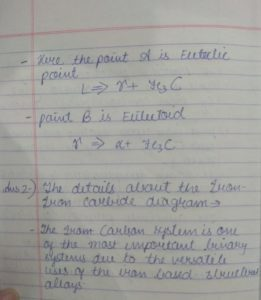
#> input picture images/im.jpg, 261 x 300 px, found by its file name
$ jupyter execute sampleHistogram.ipynb
#> lines starting #> are read from the running program, lines starting #| are printed output that depends on the picture
### Utils/histogram.py
import cv2
from skimage.exposure import match_histograms

def apply_histogram_equalization(image):
    """
    Applies histogram equalization to the image.
    """

    # تبدیل فضای رنگی از BGR به HSV
    hsv_img = cv2.cvtColor(image, cv2.COLOR_BGR2HSV)

    # تطابق هیستوگرام فضای رنگی H
    hsv_img[:,:,0] = cv2.equalizeHist(hsv_img[:,:,0])

    # تبدیل فضای رنگی از HSV به BGR
    matched_img = cv2.cvtColor(hsv_img, cv2.COLOR_HSV2BGR)
    return matched_img#cv2.equalizeHist(image)

def match_histogram(image, target_image):
    """
    Matches the histogram of the image to the histogram of the target image.
    :param target_image: Image whose histogram will be used as a reference.
    """


    matched_img = match_histograms(image, target_image, channel_axis=0)

    return matched_img


def applyCLAHE(image, clipLimit: int = 5):
    '''
    The declaration of CLAHE

    @Params
    -------------
    image: input image
    clipLimit: int -> Threshold for contrast limiting
    '''
    image_bw = cv2.cvtColor(image, cv2.COLOR_BGR2GRAY)

    # The declaration of CLAHE
    # clipLimit -> Threshold for contrast limiting
    clahe = cv2.createCLAHE(clipLimit=clipLimit)
    final_img = clahe.apply(image_bw) + 30

    return final_img


### Utils/showImages.py
import cv2
import matplotlib.pyplot as plt

# [4 lines left out: function show_img_cv, not called in this run]

def show_img_plt(img, c_map ='gray', dpi=100, fig_hight=8, fig_width=6, vmin=0, vmax=255):
    plt.figure(figsize=(fig_hight, fig_width), dpi=dpi)
    plt.imshow(img, cmap=c_map, vmin=vmin, vmax=vmax)


# [4 lines left out: function display_hist_plt, not called in this run]

def show_mult_img(rows, columns, img_names, img_titles, vmin=0, vmax=255):
    fig = plt.figure(figsize=(15, 17), dpi=100)
    for i in range(len(img_names)):
        fig.add_subplot(rows, columns, i+1)
        plt.imshow(img_names[i], cmap='gray', vmin=vmin, vmax=vmax)
        plt.axis('off')
        plt.title(img_titles[i])


### sampleHistogram.ipynb
[cell 1]
import cv2
import matplotlib.pyplot as plt

import Utils.showImages as showImg
import Utils.histogram as hist
from skimage.metrics import structural_similarity as ssim

[cell 2]
IMAGE_PATH = 'images\\im.jpg'
ORIGINAL_IMAGE = cv2.imread(IMAGE_PATH)
#> ORIGINAL_IMAGE is the input picture: shape (300, 261, 3); mean B, G, R 157.3, 160.5, 160.7
ORIGINAL_IMAGE = cv2.cvtColor(ORIGINAL_IMAGE, cv2.COLOR_BGR2RGB)

showImg.show_img_plt(ORIGINAL_IMAGE)

[cell 3]
histr = cv2.calcHist([ORIGINAL_IMAGE],[0],None,[256],[0,256])
#> histr = 256 values, max 3002 at index 165, min 0 at index 0, mean 305.9

# show the plotting graph of an image
plt.plot(histr)
plt.show()
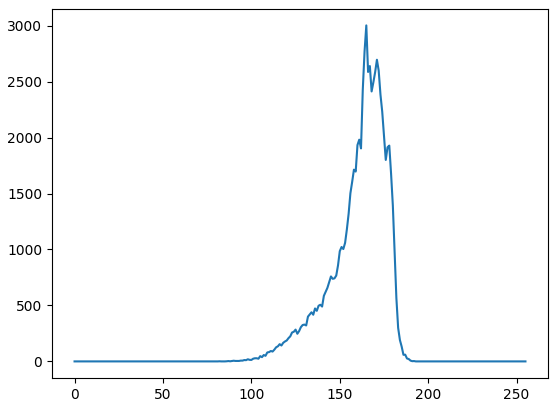
#> figure drawn by matplotlib, 1 panel; curve peaks at x = 165, y = 3002

[cell 4]
plt.hist(ORIGINAL_IMAGE.ravel(),256,[0,256])
plt.show()
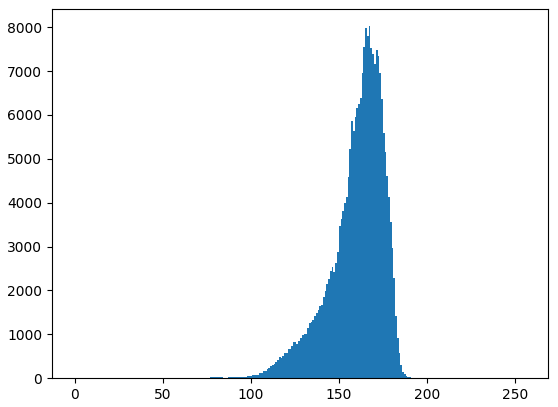
#> figure drawn by matplotlib, 1 panel; tallest bar 8023 high, from x = 167 to 168

[cell 5]
ch1 = hist.apply_histogram_equalization(ORIGINAL_IMAGE)
#> in apply_histogram_equalization, `hsv_img = cv2.cvtColor(image, cv2.COLOR_BGR2HSV)`: hsv_img: shape (300, 261, 3); mean H, S, V 79.5, 9.3, 162.2
#> in apply_histogram_equalization, `hsv_img[:,:,0] = cv2.equalizeHist(hsv_img[:,:,0])`: hsv_img: shape (300, 261, 3); mean H, S, V 127.5, 9.3, 162.2
mssim_ch1, grad = ssim(ORIGINAL_IMAGE, ch1, full=True, win_size = 7, channel_axis=2)
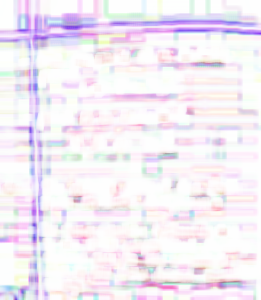
#> grad: shape (300, 261, 3) float64; mean R, G, B 0.957, 0.93, 0.964
#> mssim_ch1 = 0.95

ch2 = hist.match_histogram(ORIGINAL_IMAGE, ch1)
mssim_ch2, grad = ssim(ORIGINAL_IMAGE, ch2, full=True, win_size = 7, channel_axis=2)
#> mssim_ch2 = 0.998

CLAHE = hist.applyCLAHE(ORIGINAL_IMAGE)
#> in applyCLAHE, `final_img = clahe.apply(image_bw) + 30`:
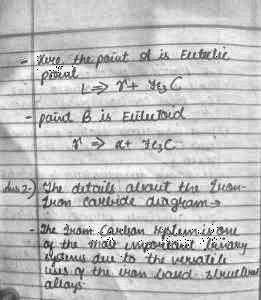
#> final_img: shape (300, 261); min 0, max 255, mean 192.9


showImg.show_mult_img(2, 2,\
    [ORIGINAL_IMAGE, ch1, ch2,CLAHE],\
    ['Original Image',\
        f'histogram_equalization (SSIM: {mssim_ch1:.3f})',\
        f'match_histogram (SSIM: {mssim_ch2:.3f})',\
        f'CLAHE'])
#> the loop in show_mult_img, `for i in range(len(img_names)):` made 4 passes

[cell 6]
plt.hist(ch1.ravel(),256,[0,256])
plt.show()
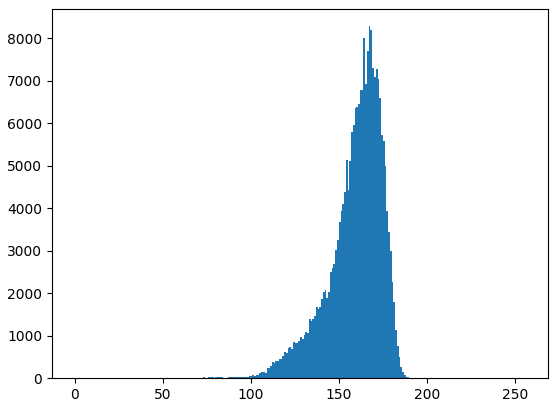
#> figure drawn by matplotlib, 1 panel; tallest bar 8283 high, from x = 167 to 168
